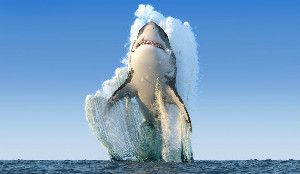
#> input picture imagens/shark.jpg, 300 x 174 px
$ jupyter execute 03-filtros.ipynb
#> lines starting #> are read from the running program, lines starting #| are printed output that depends on the picture
# 03 - Filtros de convolução

Os filtros em processamento de imagens consiste em recalcular o valor de um pixel com base em seus vizinhos. Como visto nas aulas teóricas, podemos ter filstros passa-baixa (média, laplaciano) e os filtros passa-alta. Nestes exemplos iremos aprender como funcionam os filtros em OpenCV

Vamos aplicar o filtro **passa-baixa** de média da vizinhança 8:
```
    [1/9, 1/9, 1/9]
     1/9, 1/9, 1/9
     1/9, 1/9, 1/9]
```
Em python podemos escrever este mesmo filtro de uma forma mais compacta:
```python
media3 = np.ones((3, 3), dtype="float") * (1.0 / (3 * 3))
```
Esse comando cria uma matriz de 3 linhas por 3 colunas do tipo float e preenche todos os valores com 1/ (3*3), ou seja 1/9

Dessa forma podemos fazer vizinhanças maiores apenas alterando os valores da matriz, e o valores:
```python
media5 = np.ones((5, 5), dtype="float") * (1.0 / (5 * 5))
media7 = np.ones((7, 7), dtype="float") * (1.0 / (7 * 7))
media9 = np.ones((9, 9), dtype="float") * (1.0 / (9 * 9))
media21 = np.ones((21, 21), dtype="float") * (1.0 / (21 * 21))
```

[cell 1]
import cv2
import matplotlib.pyplot as plt
import numpy as np

img = cv2.imread('imagens/shark.jpg',cv2.IMREAD_GRAYSCALE)
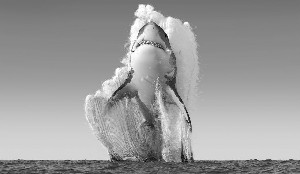
#> img: shape (174, 300); min 0, max 255, mean 155.2

media3 = np.ones((3, 3), dtype="float") * (1.0 / (3 * 3))
media5 = np.ones((5, 5), dtype="float") * (1.0 / (5 * 5))
media7 = np.ones((7, 7), dtype="float") * (1.0 / (7 * 7))
media9 = np.ones((9, 9), dtype="float") * (1.0 / (9 * 9))
media21 = np.ones((21, 21), dtype="float") * (1.0 / (21 * 21))


img_filtrada3 = cv2.filter2D(img, -1, media3)
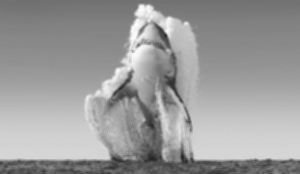
#> img_filtrada3: shape (174, 300); min 27, max 252, mean 155.2
plt.imshow(cv2.cvtColor(img_filtrada3, cv2.COLOR_BGR2RGB))
plt.show()

img_filtrada5 = cv2.filter2D(img, -1, media5)
plt.imshow(cv2.cvtColor(img_filtrada5, cv2.COLOR_BGR2RGB))
plt.show()

img_filtrada7 = cv2.filter2D(img, -1, media7)
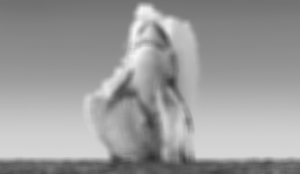
#> img_filtrada7: shape (174, 300); min 48, max 245, mean 155.2
plt.imshow(cv2.cvtColor(img_filtrada7, cv2.COLOR_BGR2RGB))
plt.show()

img_filtrada9 = cv2.filter2D(img, -1, media9)
plt.imshow(cv2.cvtColor(img_filtrada9, cv2.COLOR_BGR2RGB))
plt.show()

img_filtrada21 = cv2.filter2D(img, -1, media21)
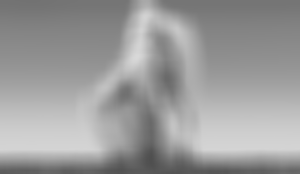
#> img_filtrada21: shape (174, 300); min 79, max 216, mean 155.2
plt.imshow(cv2.cvtColor(img_filtrada21, cv2.COLOR_BGR2RGB))
plt.show()

Também temos o filtro laplaciano:

[cell 2]
# Filtro laplaciano para detectar cantos
laplaciano = np.array((
	[0, 1, 0],
	[1, -4, 1],
	[0, 1, 0]), dtype="int")


img_filtrada_laplaciano = cv2.filter2D(img, -1, laplaciano)
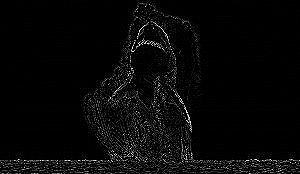
#> img_filtrada_laplaciano: shape (174, 300); min 0, max 255, mean 8.6
plt.imshow(cv2.cvtColor(img_filtrada_laplaciano, cv2.COLOR_BGR2RGB))
plt.show()

E por fim os filtros **passa-alta**

[cell 3]
# Filtro sobel sobre o eixo x
passa_alta_1 = np.array((
	[0, -1, 0],
	[-1, 4, -1],
	[0, -1, 0]), dtype="int")

# filtro sobel sobre o eixo y
passa_alta_2 = np.array((
	[-1, -1, -1],
	[-1, 8, -1],
	[-1, -1, -1]), dtype="int")

img_filtrada_passa_alta_1 = cv2.filter2D(img, -1, passa_alta_1)
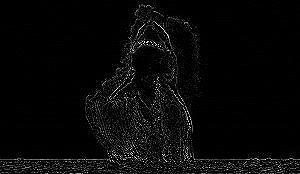
#> img_filtrada_passa_alta_1: shape (174, 300); min 0, max 255, mean 8.6
plt.imshow(cv2.cvtColor(img_filtrada_passa_alta_1, cv2.COLOR_BGR2RGB))
plt.show()

img_filtrada_passa_alta_2 = cv2.filter2D(img, -1, passa_alta_2)
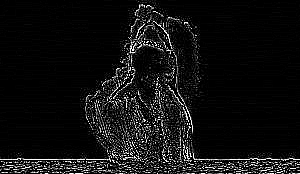
#> img_filtrada_passa_alta_2: shape (174, 300); min 0, max 255, mean 17.5
plt.imshow(cv2.cvtColor(img_filtrada_passa_alta_2, cv2.COLOR_BGR2RGB))
plt.show()
